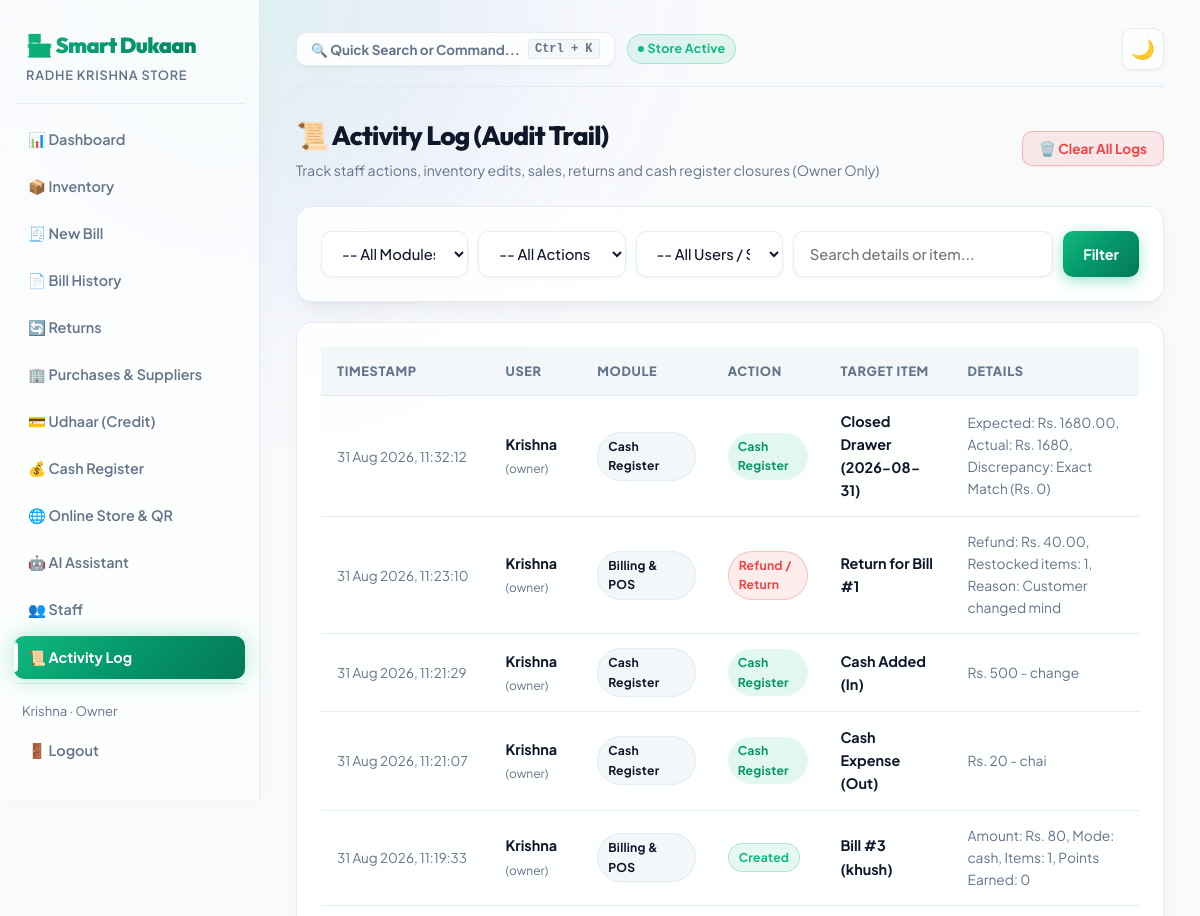
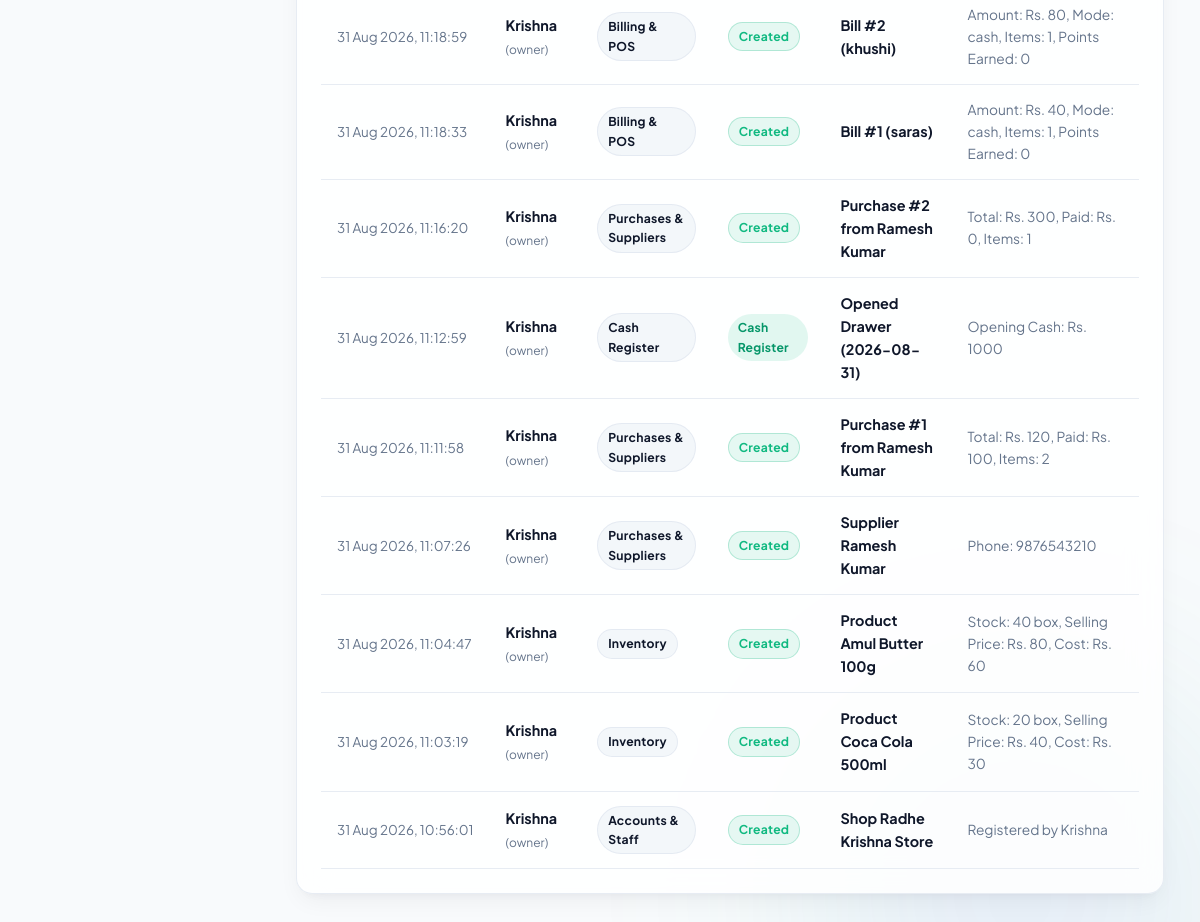
The page /accounts/audit-log/ (signed in) on the database its author committed (2 pictures, top to bottom).
### accounts/models.py (models this page shows, shortened)
class Profile(models.Model):
    ROLE_CHOICES = (
        ("owner", "Owner"),
        ("staff", "Staff"),
    )
    user = models.OneToOneField(User, on_delete=models.CASCADE, related_name="profile")
    shop = models.ForeignKey(Shop, on_delete=models.CASCADE, related_name="staff_members", null=True, blank=True)
    role = models.CharField(max_length=10, choices=ROLE_CHOICES, default="owner")
    phone = models.CharField(max_length=15, blank=True)

class Shop(models.Model):
    name = models.CharField(max_length=150)
    address = models.CharField(max_length=255, blank=True)
    owner = models.ForeignKey(User, on_delete=models.CASCADE, related_name="owned_shops")
    upi_id = models.CharField(max_length=100, blank=True, default="shopkeeper@upi", help_text="UPI ID for on-screen QR Code payments")
    created_at = models.DateTimeField(auto_now_add=True)

class AuditLog(models.Model):
    ACTION_CHOICES = (
        ("create", "Created"),
        ("update", "Updated"),
        ("delete", "Deleted"),
        ("return", "Refund / Return"),
        ("payment", "Payment / Settlement"),
        ("cash_register", "Cash Register"),
        ("export", "Data Export"),
    )
    MODULE_CHOICES = (
        ("inventory", "Inventory"),
        ("billing", "Billing & POS"),
        ("purchases", "Purchases & Suppliers"),
        ("udhaar", "Udhaar Ledger"),
        ("cash_register", "Cash Register"),
        ("accounts", "Accounts & Staff"),
    )
    shop = models.ForeignKey(Shop, on_delete=models.CASCADE, related_name="audit_logs")
    user = models.ForeignKey(User, on_delete=models.SET_NULL, null=True, blank=True, related_name="audit_logs")
    action = models.CharField(max_length=20, choices=ACTION_CHOICES)
    module = models.CharField(max_length=20, choices=MODULE_CHOICES)
    object_repr = models.CharField(max_length=200)
    details = models.TextField(blank=True)
    timestamp = models.DateTimeField(auto_now_add=True)
    class Meta:
        ordering = ["-timestamp"]

### accounts/views.py (the view)
# urls.py: path("audit-log/", views.audit_log_view, name="audit_log"),
@login_required
def audit_log_view(request):
    profile = request.user.profile
    if profile.role != "owner":
        messages.error(request, "Only the shop owner can access the Audit Trail & Activity Log.")
        return redirect("dashboard:home")
    logs = AuditLog.objects.filter(shop=profile.shop)
    module_filter = request.GET.get("module", "")
    action_filter = request.GET.get("action", "")
    user_filter = request.GET.get("user", "")
    query = request.GET.get("q", "")
    if module_filter:
        logs = logs.filter(module=module_filter)
    if action_filter:
        logs = logs.filter(action=action_filter)
    if user_filter:
        logs = logs.filter(user__username=user_filter)
    if query:
        logs = logs.filter(Q(object_repr__icontains=query) | Q(details__icontains=query))
    paginator = Paginator(logs, 20)
    page_number = request.GET.get("page")
    page_obj = paginator.get_page(page_number)
    staff_users = Profile.objects.filter(shop=profile.shop).select_related("user")
    return render(request, "accounts/audit_log.html", {
        "logs": page_obj,
        "page_obj": page_obj,
        "module_filter": module_filter,
        "action_filter": action_filter,
        "user_filter": user_filter,
        "query": query,
        "staff_users": staff_users,
        "modules": AuditLog.MODULE_CHOICES,
        "actions": AuditLog.ACTION_CHOICES,
    })

### templates/accounts/audit_log.html (shortened to what this page needs)
{% extends "base.html" %}
{% block content %}
<div style="display:flex; justify-content:space-between; align-items:center; margin-bottom:24px;">
  <div>
    <h2>📜 Activity Log (Audit Trail)</h2>
    <div style="color:var(--text-muted); font-size:0.88rem; margin-top:2px;">
      Track staff actions, inventory edits, sales, returns and cash register closures (Owner Only)
    </div>
  </div>
  {% if logs %}
  <form method="post" action="{% url 'accounts:audit_log_clear' %}" onsubmit="return confirm('Kya aap sach me saare puraane Activity Logs permanently delete karna chahte hain?');">
    <button type="submit" class="btn btn-danger" style="padding:8px 16px; font-size:0.85rem;">🗑️ Clear All Logs</button>
  </form>
  {% endif %}
</div>
<div class="card" style="margin-bottom:20px;">
  <form method="get" style="display:flex; flex-wrap:wrap; gap:10px;">
    <select name="module" style="flex:1; min-width:140px;">
      <option value="">-- All Modules --</option>
    </select>
    <select name="action" style="flex:1; min-width:140px;">
      <option value="">-- All Actions --</option>
    </select>
    <select name="user" style="flex:1; min-width:140px;">
      <option value="">-- All Users / Staff --</option>
    </select>
    <input type="text" name="q" value="{{ query }}" placeholder="Search details or item..." style="flex:2; min-width:180px;">
    <button type="submit" class="btn btn-primary">Filter</button>
  </form>
</div>
<div class="card">
  {% if logs %}
  <table>
    <thead>
      <tr>
        <th>Timestamp</th>
        <th>User</th>
        <th>Module</th>
        <th>Action</th>
        <th>Target Item</th>
        <th>Details</th>
      </tr>
    </thead>
    <tbody>
      {% for log in logs %}
      <tr>
        <td style="white-space:nowrap; color:var(--text-muted); font-size:0.84rem;">
          {{ log.timestamp|date:"d M Y, H:i:s" }}
        </td>
        <td>
          <strong>{{ log.user.username|default:"System / Unknown" }}</strong>
          {% if log.user.profile %}
          <span style="font-size:0.75rem; color:var(--text-muted);">({{ log.user.profile.role }})</span>
          {% endif %}
        </td>
        <td><span class="badge" style="background:var(--surface-hover); border:1px solid var(--border);">{{ log.get_module_display }}</span></td>
        <td>
          {% if log.action == 'create' %}
          <span class="badge badge-success">Created</span>
          {% elif log.action == 'delete' or log.action == 'return' %}
          <span class="badge badge-danger">{{ log.get_action_display }}</span>
          {% elif log.action == 'payment' %}
          <span class="badge badge-success">Payment</span>
          {% else %}
          <span class="badge" style="background:var(--primary-light); color:var(--primary);">{{ log.get_action_display }}</span>
          {% endif %}
        </td>
        <td><strong>{{ log.object_repr }}</strong></td>
        <td style="font-size:0.86rem; color:var(--text-muted);">{{ log.details|default:"—" }}</td>
      </tr>
      {% endfor %}
    </tbody>
  </table>
  {% else %}
  <div class="empty-state">
    <div style="font-size:2.5rem; margin-bottom:8px;">📜</div>
    <p>No audit activity found for the selected filters.</p>
  </div>
  {% endif %}
</div>
{% endblock %}

### templates/base.html (shortened to what this page needs)
{% load static %}
<!DOCTYPE html>
<html lang="en">
<head>
  <link rel="stylesheet" href="{% static 'css/style.css' %}?v=4">
</head>
<body>
  {% if user.is_authenticated %}
  <div class="app-shell">
    <aside class="sidebar">
      <div class="brand">🏪 Smart Dukaan</div>
      <div class="brand-sub">{{ user.profile.shop.name }}</div>
      <a href="{% url 'dashboard:home' %}" class="nav-link {% if request.resolver_match.url_name == 'home' %}active{% endif %}">📊 Dashboard</a>
      <a href="{% url 'inventory:product_list' %}" class="nav-link {% if 'inventory' in request.path %}active{% endif %}">📦 Inventory</a>
      <a href="{% url 'billing:bill_create' %}" class="nav-link {% if request.path == '/billing/new/' %}active{% endif %}">🧾 New Bill</a>
      <a href="{% url 'billing:bill_list' %}" class="nav-link {% if request.path == '/billing/' %}active{% endif %}">📄 Bill History</a>
      <a href="{% url 'billing:bill_return_list' %}" class="nav-link {% if 'returns' in request.path or 'return' in request.path %}active{% endif %}">🔄 Returns</a>
      <a href="{% url 'purchases:supplier_list' %}" class="nav-link {% if 'purchases' in request.path %}active{% endif %}">🏢 Purchases & Suppliers</a>
      <a href="{% url 'udhaar:customer_list' %}" class="nav-link {% if 'udhaar' in request.path %}active{% endif %}">💳 Udhaar (Credit)</a>
      <a href="{% url 'billing:cash_register' %}" class="nav-link {% if 'cash-register' in request.path %}active{% endif %}">💰 Cash Register</a>
      {% if user.profile.shop %}
      <a href="{% url 'dashboard:store_qr_standee' user.profile.shop.id %}" class="nav-link {% if 'qr' in request.path %}active{% endif %}">🌐 Online Store & QR</a>
      {% endif %}
      <a href="{% url 'dashboard:ai_chat' %}" class="nav-link {% if 'assistant' in request.path %}active{% endif %}">🤖 AI Assistant</a>
      {% if user.profile.role == 'owner' %}
      <a href="{% url 'accounts:staff_list' %}" class="nav-link {% if 'staff' in request.path %}active{% endif %}">👥 Staff</a>
      <a href="{% url 'accounts:audit_log' %}" class="nav-link {% if 'audit-log' in request.path %}active{% endif %}">📜 Activity Log</a>
      {% endif %}
      <div class="sidebar-footer">
        <div style="font-size:0.82rem; color:var(--text-muted); padding: 0 8px 8px;">{{ user.first_name|default:user.username }} · {{ user.profile.role|title }}</div>
        <a href="{% url 'accounts:logout' %}" class="nav-link">🚪 Logout</a>
      </div>
    </aside>
    <main class="main">
      <div class="topbar">
        <div style="display:flex; align-items:center; gap:12px;">
          <button type="button" id="btn-command-palette-trigger" class="btn" style="padding:6px 14px; font-size:0.84rem; display:flex; align-items:center; gap:8px; background:var(--surface); border:1px solid var(--border); color:var(--text-muted); cursor:pointer;">
            <span>🔍 Quick Search or Command...</span>
            <kbd style="padding:2px 6px; font-size:0.75rem; background:var(--surface-hover); border:1px solid var(--border); border-radius:4px;">Ctrl + K</kbd>
          </button>
          <span class="badge badge-success" style="font-size:0.78rem; display:inline-flex; align-items:center; gap:4px;">
            <span style="width:6px; height:6px; border-radius:50%; background:#10b981; display:inline-block;"></span> Store Active
          </span>
        </div>
        <button class="theme-toggle" id="theme-toggle-btn" title="Toggle dark/light mode">🌙</button>
      </div>
      {% block content %}{% endblock %}
    </main>
  </div>
  {% endif %}
</body>
</html>

### rows shown on the page
AuditLog: timestamp "31 Aug 2026, 11:32:12", user.username "Krishna", user.profile.role "owner", module "Cash Register", action "Cash Register", object_repr "Closed Drawer (2026-08-31)", details "Expected: Rs. 1680.00, Actual: Rs. 1680, Discrepancy: Exact Match (Rs. 0)"
AuditLog: timestamp "31 Aug 2026, 11:23:10", user.username "Krishna", user.profile.role "owner", module "Billing & POS", action "Refund / Return", object_repr "Return for Bill #1", details "Refund: Rs. 40.00, Restocked items: 1, Reason: Customer changed mind"
AuditLog: timestamp "31 Aug 2026, 11:21:29", user.username "Krishna", user.profile.role "owner", module "Cash Register", action "Cash Register", object_repr "Cash Added (In)", details "Rs. 500 - change"
AuditLog: timestamp "31 Aug 2026, 11:21:07", user.username "Krishna", user.profile.role "owner", module "Cash Register", action "Cash Register", object_repr "Cash Expense (Out)", details "Rs. 20 - chai"
AuditLog: timestamp "31 Aug 2026, 11:19:33", user.username "Krishna", user.profile.role "owner", module "Billing & POS", action "Created", object_repr "Bill #3 (khush)", details "Amount: Rs. 80, Mode: cash, Items: 1, Points Earned: 0"
AuditLog: timestamp "31 Aug 2026, 11:18:59", user.username "Krishna", user.profile.role "owner", module "Billing & POS", action "Created", object_repr "Bill #2 (khushi)", details "Amount: Rs. 80, Mode: cash, Items: 1, Points Earned: 0"
AuditLog: timestamp "31 Aug 2026, 11:18:33", user.username "Krishna", user.profile.role "owner", module "Billing & POS", action "Created", object_repr "Bill #1 (saras)", details "Amount: Rs. 40, Mode: cash, Items: 1, Points Earned: 0"
AuditLog: timestamp "31 Aug 2026, 11:16:20", user.username "Krishna", user.profile.role "owner", module "Purchases & Suppliers", action "Created", object_repr "Purchase #2 from Ramesh Kumar", details "Total: Rs. 300, Paid: Rs. 0, Items: 1"
AuditLog: timestamp "31 Aug 2026, 11:12:59", user.username "Krishna", user.profile.role "owner", module "Cash Register", action "Cash Register", object_repr "Opened Drawer (2026-08-31)", details "Opening Cash: Rs. 1000"
AuditLog: timestamp "31 Aug 2026, 11:11:58", user.username "Krishna", user.profile.role "owner", module "Purchases & Suppliers", action "Created", object_repr "Purchase #1 from Ramesh Kumar", details "Total: Rs. 120, Paid: Rs. 100, Items: 2"
AuditLog: timestamp "31 Aug 2026, 11:07:26", user.username "Krishna", user.profile.role "owner", module "Purchases & Suppliers", action "Created", object_repr "Supplier Ramesh Kumar", details "Phone: 9876543210"
AuditLog: timestamp "31 Aug 2026, 11:04:47", user.username "Krishna", user.profile.role "owner", module "Inventory", action "Created", object_repr "Product Amul Butter 100g", details "Stock: 40 box, Selling Price: Rs. 80, Cost: Rs. 60"
AuditLog: timestamp "31 Aug 2026, 11:03:19", user.username "Krishna", user.profile.role "owner", module "Inventory", action "Created", object_repr "Product Coca Cola 500ml", details "Stock: 20 box, Selling Price: Rs. 40, Cost: Rs. 30"
AuditLog: timestamp "31 Aug 2026, 10:56:01", user.username "Krishna", user.profile.role "owner", module "Accounts & Staff", action "Created", object_repr "Shop Radhe Krishna Store", details "Registered by Krishna"

### other values the page prints
{{ user.profile.shop.name }} "RADHE KRISHNA STORE"
{{ user.first_name|default:user.username }} "Krishna"
{{ user.profile.role|title }} "Owner"
